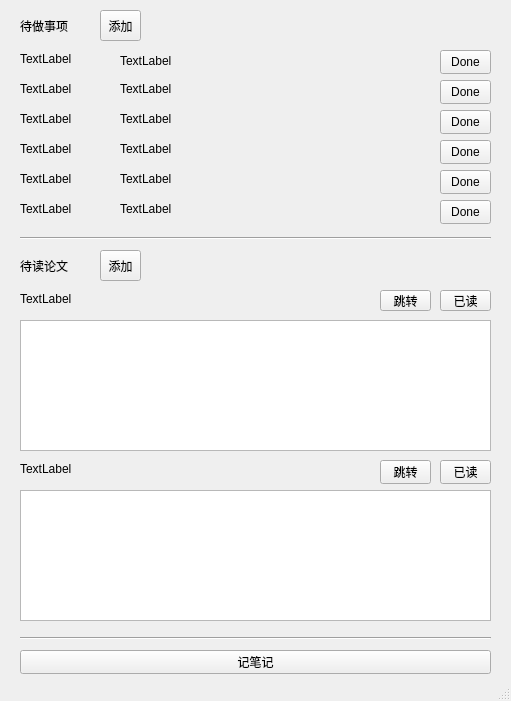
<?xml version="1.0" encoding="UTF-8"?>
<ui version="4.0">
 <class>MainWindow</class>
 <widget class="QMainWindow" name="MainWindow">
  <property name="geometry">
   <rect>
    <x>0</x>
    <y>0</y>
    <width>511</width>
    <height>701</height>
   </rect>
  </property>
  <property name="windowTitle">
   <string>Note</string>
  </property>
  <widget class="QWidget" name="centralwidget">
   <widget class="QLabel" name="TaskTitle">
    <property name="geometry">
     <rect>
      <x>20</x>
      <y>17</y>
      <width>61</width>
      <height>17</height>
     </rect>
    </property>
    <property name="text">
     <string>待做事项</string>
    </property>
   </widget>
   <widget class="QLabel" name="Article">
    <property name="geometry">
     <rect>
      <x>20</x>
      <y>257</y>
      <width>67</width>
      <height>17</height>
     </rect>
    </property>
    <property name="text">
     <string>待读论文</string>
    </property>
   </widget>
   <widget class="QToolButton" name="AddArticle">
    <property name="geometry">
     <rect>
      <x>100</x>
      <y>250</y>
      <width>41</width>
      <height>31</height>
     </rect>
    </property>
    <property name="text">
     <string>添加</string>
    </property>
   </widget>
   <widget class="QToolButton" name="Record">
    <property name="geometry">
     <rect>
      <x>20</x>
      <y>650</y>
      <width>471</width>
      <height>24</height>
     </rect>
    </property>
    <property name="text">
     <string>记笔记</string>
    </property>
   </widget>
   <widget class="QTextBrowser" name="ArticleContent1">
    <property name="geometry">
     <rect>
      <x>20</x>
      <y>320</y>
      <width>471</width>
      <height>131</height>
     </rect>
    </property>
   </widget>
   <widget class="QLabel" name="ArticleName1">
    <property name="geometry">
     <rect>
      <x>20</x>
      <y>290</y>
      <width>341</width>
      <height>17</height>
     </rect>
    </property>
    <property name="text">
     <string>TextLabel</string>
    </property>
   </widget>
   <widget class="QLabel" name="ArticleName2">
    <property name="geometry">
     <rect>
      <x>20</x>
      <y>460</y>
      <width>341</width>
      <height>17</height>
     </rect>
    </property>
    <property name="text">
     <string>TextLabel</string>
    </property>
   </widget>
   <widget class="QTextBrowser" name="ArticleContent2">
    <property name="geometry">
     <rect>
      <x>20</x>
      <y>490</y>
      <width>471</width>
      <height>131</height>
     </rect>
    </property>
   </widget>
   <widget class="QLabel" name="Time1">
    <property name="geometry">
     <rect>
      <x>20</x>
      <y>50</y>
      <width>81</width>
      <height>17</height>
     </rect>
    </property>
    <property name="text">
     <string>TextLabel</string>
    </property>
   </widget>
   <widget class="QLabel" name="Time2">
    <property name="geometry">
     <rect>
      <x>20</x>
      <y>80</y>
      <width>81</width>
      <height>17</height>
     </rect>
    </property>
    <property name="text">
     <string>TextLabel</string>
    </property>
   </widget>
   <widget class="QLabel" name="Time3">
    <property name="geometry">
     <rect>
      <x>20</x>
      <y>110</y>
      <width>81</width>
      <height>17</height>
     </rect>
    </property>
    <property name="text">
     <string>TextLabel</string>
    </property>
   </widget>
   <widget class="QLabel" name="Time4">
    <property name="geometry">
     <rect>
      <x>20</x>
      <y>140</y>
      <width>81</width>
      <height>17</height>
     </rect>
    </property>
    <property name="text">
     <string>TextLabel</string>
    </property>
   </widget>
   <widget class="Line" name="line">
    <property name="geometry">
     <rect>
      <x>20</x>
      <y>230</y>
      <width>471</width>
      <height>16</height>
     </rect>
    </property>
    <property name="orientation">
     <enum>Qt::Horizontal</enum>
    </property>
   </widget>
   <widget class="QLabel" name="Time5">
    <property name="geometry">
     <rect>
      <x>20</x>
      <y>170</y>
      <width>81</width>
      <height>17</height>
     </rect>
    </property>
    <property name="text">
     <string>TextLabel</string>
    </property>
   </widget>
   <widget class="QLabel" name="Time6">
    <property name="geometry">
     <rect>
      <x>20</x>
      <y>200</y>
      <width>81</width>
      <height>17</height>
     </rect>
    </property>
    <property name="text">
     <string>TextLabel</string>
    </property>
   </widget>
   <widget class="QToolButton" name="DoneTask1">
    <property name="geometry">
     <rect>
      <x>440</x>
      <y>50</y>
      <width>51</width>
      <height>24</height>
     </rect>
    </property>
    <property name="text">
     <string>Done</string>
    </property>
   </widget>
   <widget class="QToolButton" name="DoneTask2">
    <property name="geometry">
     <rect>
      <x>440</x>
      <y>80</y>
      <width>51</width>
      <height>24</height>
     </rect>
    </property>
    <property name="text">
     <string>Done</string>
    </property>
   </widget>
   <widget class="QToolButton" name="DoneTask3">
    <property name="geometry">
     <rect>
      <x>440</x>
      <y>110</y>
      <width>51</width>
      <height>24</height>
     </rect>
    </property>
    <property name="text">
     <string>Done</string>
    </property>
   </widget>
   <widget class="QToolButton" name="DoneTask4">
    <property name="geometry">
     <rect>
      <x>440</x>
      <y>140</y>
      <width>51</width>
      <height>24</height>
     </rect>
    </property>
    <property name="text">
     <string>Done</string>
    </property>
   </widget>
   <widget class="QToolButton" name="DoneTask5">
    <property name="geometry">
     <rect>
      <x>440</x>
      <y>170</y>
      <width>51</width>
      <height>24</height>
     </rect>
    </property>
    <property name="text">
     <string>Done</string>
    </property>
   </widget>
   <widget class="QToolButton" name="DoneTask6">
    <property name="geometry">
     <rect>
      <x>440</x>
      <y>200</y>
      <width>51</width>
      <height>24</height>
     </rect>
    </property>
    <property name="text">
     <string>Done</string>
    </property>
   </widget>
   <widget class="QLabel" name="Task4">
    <property name="geometry">
     <rect>
      <x>120</x>
      <y>140</y>
      <width>301</width>
      <height>17</height>
     </rect>
    </property>
    <property name="text">
     <string>TextLabel</string>
    </property>
   </widget>
   <widget class="QLabel" name="Task1">
    <property name="geometry">
     <rect>
      <x>120</x>
      <y>50</y>
      <width>301</width>
      <height>21</height>
     </rect>
    </property>
    <property name="text">
     <string>TextLabel</string>
    </property>
   </widget>
   <widget class="QLabel" name="Task6">
    <property name="geometry">
     <rect>
      <x>120</x>
      <y>200</y>
      <width>301</width>
      <height>17</height>
     </rect>
    </property>
    <property name="text">
     <string>TextLabel</string>
    </property>
   </widget>
   <widget class="QLabel" name="Task2">
    <property name="geometry">
     <rect>
      <x>120</x>
      <y>80</y>
      <width>301</width>
      <height>17</height>
     </rect>
    </property>
    <property name="text">
     <string>TextLabel</string>
    </property>
   </widget>
   <widget class="QLabel" name="Task3">
    <property name="geometry">
     <rect>
      <x>120</x>
      <y>110</y>
      <width>301</width>
      <height>17</height>
     </rect>
    </property>
    <property name="text">
     <string>TextLabel</string>
    </property>
   </widget>
   <widget class="QLabel" name="Task5">
    <property name="geometry">
     <rect>
      <x>120</x>
      <y>170</y>
      <width>301</width>
      <height>17</height>
     </rect>
    </property>
    <property name="text">
     <string>TextLabel</string>
    </property>
   </widget>
   <widget class="QToolButton" name="OpenArticle1">
    <property name="geometry">
     <rect>
      <x>380</x>
      <y>290</y>
      <width>51</width>
      <height>21</height>
     </rect>
    </property>
    <property name="text">
     <string>跳转</string>
    </property>
   </widget>
   <widget class="QToolButton" name="ReadArticle1">
    <property name="geometry">
     <rect>
      <x>440</x>
      <y>290</y>
      <width>51</width>
      <height>21</height>
     </rect>
    </property>
    <property name="text">
     <string>已读</string>
    </property>
   </widget>
   <widget class="QToolButton" name="OpenArticle2">
    <property name="geometry">
     <rect>
      <x>380</x>
      <y>460</y>
      <width>51</width>
      <height>24</height>
     </rect>
    </property>
    <property name="text">
     <string>跳转</string>
    </property>
   </widget>
   <widget class="QToolButton" name="ReadArticle2">
    <property name="geometry">
     <rect>
      <x>440</x>
      <y>460</y>
      <width>51</width>
      <height>24</height>
     </rect>
    </property>
    <property name="text">
     <string>已读</string>
    </property>
   </widget>
   <widget class="QToolButton" name="AddTask">
    <property name="geometry">
     <rect>
      <x>100</x>
      <y>10</y>
      <width>41</width>
      <height>31</height>
     </rect>
    </property>
    <property name="text">
     <string>添加</string>
    </property>
   </widget>
   <widget class="Line" name="line_2">
    <property name="geometry">
     <rect>
      <x>20</x>
      <y>630</y>
      <width>471</width>
      <height>16</height>
     </rect>
    </property>
    <property name="orientation">
     <enum>Qt::Horizontal</enum>
    </property>
   </widget>
  </widget>
  <widget class="QStatusBar" name="statusbar"/>
  <action name="actionAddArticle">
   <property name="text">
    <string>AddArticle</string>
   </property>
  </action>
  <action name="actionAddTask">
   <property name="text">
    <string>AddTask</string>
   </property>
  </action>
  <action name="actionDoneTask1">
   <property name="text">
    <string>DoneTask1</string>
   </property>
  </action>
  <action name="actionDoneTask2">
   <property name="text">
    <string>DoneTask2</string>
   </property>
  </action>
  <action name="actionDoneTask3">
   <property name="text">
    <string>DoneTask3</string>
   </property>
  </action>
  <action name="actionDoneTask4">
   <property name="text">
    <string>DoneTask4</string>
   </property>
  </action>
  <action name="actionDoneTask5">
   <property name="text">
    <string>DoneTask5</string>
   </property>
  </action>
  <action name="actionDoneTask6">
   <property name="text">
    <string>DoneTask6</string>
   </property>
  </action>
  <action name="actionOpenArticle1">
   <property name="text">
    <string>OpenArticle1</string>
   </property>
  </action>
  <action name="actionOpenArticle2">
   <property name="text">
    <string>OpenArticle2</string>
   </property>
  </action>
  <action name="actionReadArticle1">
   <property name="text">
    <string>ReadArticle1</string>
   </property>
  </action>
  <action name="actionReadArticle2">
   <property name="text">
    <string>ReadArticle2</string>
   </property>
  </action>
  <action name="actionRecord">
   <property name="text">
    <string>Record</string>
   </property>
  </action>
 </widget>
 <resources/>
 <connections/>
</ui>
